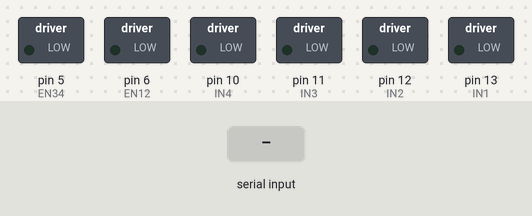
The sketch below on a simulated Arduino Uno, built with avr-gcc and run on an emulated ATmega328P. On the bench: switched loads named in the sketch (green lamp = pin HIGH). The test bench sets the inputs (shaded band). What the sketch prints to the serial monitor is not drawn.

Above: at 1.2 s.
1.3 s: "F" received over Serial
At 1.6 s:
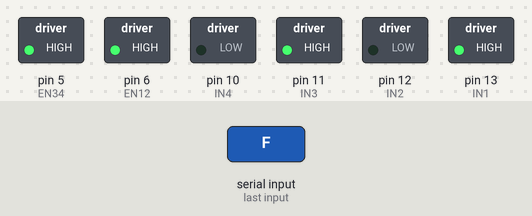
2.8 s: "B" received over Serial
At 3.9 s:
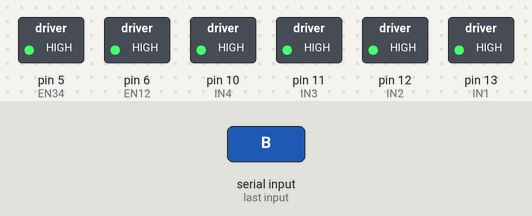
4.3 s: "1" received over Serial
At 5.1 s:
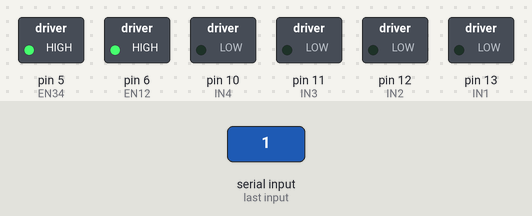
5.8 s: "L" received over Serial
At 6.2 s:
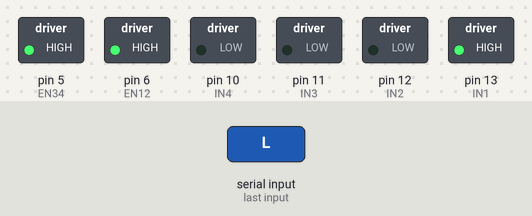
7.3 s: "B" received over Serial
At 8.5 s:
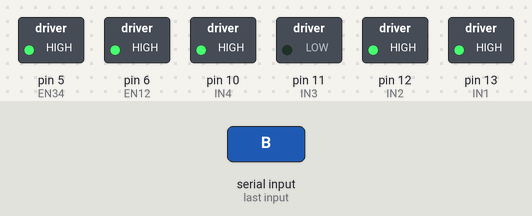
8.8 s: "R" received over Serial
At 9.7 s:
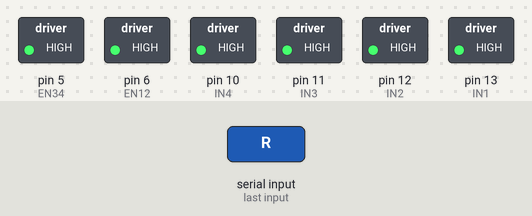
Timing chart, 0 to 11.3 s (numbered marks = the images above; inputs shaded):
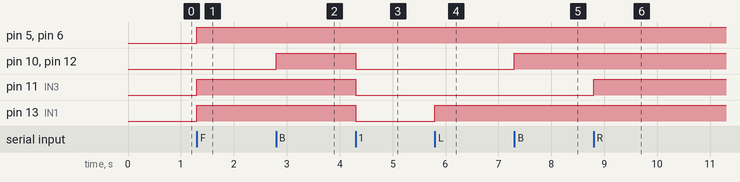

The sketch:

blutooth_bot.ino
```cpp
char command;

const int IN1 = 13;
const int IN2 = 12;
const int IN3 = 11;
const int IN4 = 10;
const int EN12 = 6;
const int EN34 = 5;
const int Speed = 255;

void setup()
{
 pinMode(IN1,OUTPUT);   //left motor front
 pinMode(IN2,OUTPUT);   //left motor back
 pinMode(IN3,OUTPUT);   //right motor front
 pinMode(IN4,OUTPUT);   //right motor back
 pinMode(EN12,OUTPUT);  //both left motors
 pinMode(EN34,OUTPUT);  //both right motors
 Serial.begin(9600);
}

void loop(){
 if(Serial.available() > 0){
   Serial.println(command);
   command = Serial.read();
   switch(command){
   case 'F':    //forward
     Forward();
     break;
   case 'B':    //back
      Back();
     break;
   case 'L':    //immediate left
     Left();
     break;
   case 'R':    //immediate right
     Right();
     break;
   default:  //stop
     Stop();
     break;
   }
 }
}

void Forward()
{
 digitalWrite(IN1,HIGH);    //motor direction
 digitalWrite(IN3,HIGH);    //motor direction
 analogWrite(EN12,Speed);   //motor speed
 analogWrite(EN34,Speed);   //motor speed
}


void Back()
{
 digitalWrite(IN2,HIGH);    //motor direction
 digitalWrite(IN4,HIGH);    //motor direction
 analogWrite(EN12,Speed);   //motor speed
 analogWrite(EN34,Speed);   //motor speed
}

void Left()
{
 digitalWrite(IN1,HIGH);    //motor direction
 analogWrite(EN12,Speed);   //motor speed
}

void Right()
{
 digitalWrite(IN3,HIGH);    //motor direction
 analogWrite(EN34,Speed);   //motor speed
}
void Stop()
{
  digitalWrite(IN1,LOW);
  digitalWrite(IN2,LOW);
  digitalWrite(IN3,LOW);
  digitalWrite(IN4,LOW);
}
```

Measured:
- after the input at 1.3 s, pin 5 (EN34), pin 6 (EN12), pin 11 (IN3), pin 13 (IN1): LOW → HIGH at once
- after the input at 2.8 s, pin 10 (IN4), pin 12 (IN2): LOW → HIGH at once
- after the input at 4.3 s, pin 10 (IN4), pin 11 (IN3), pin 12 (IN2), pin 13 (IN1): HIGH → LOW at once
- after the input at 5.8 s, pin 13 (IN1): LOW → HIGH at once
- after the input at 7.3 s, pin 10 (IN4), pin 12 (IN2): LOW → HIGH at once
- after the input at 8.8 s, pin 11 (IN3): LOW → HIGH at once
